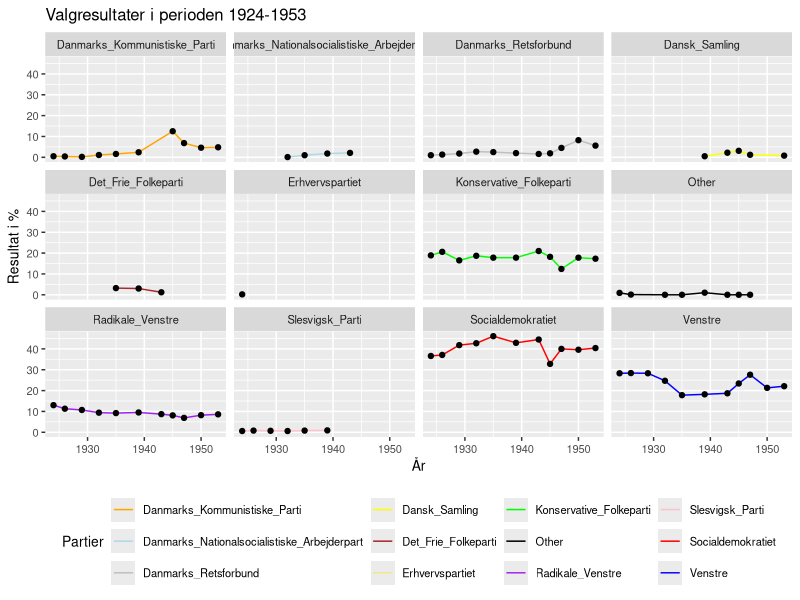
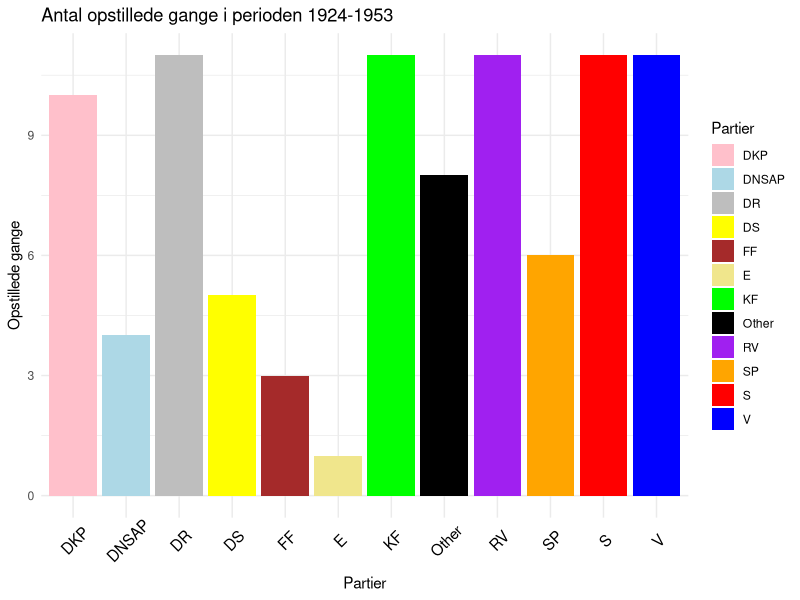
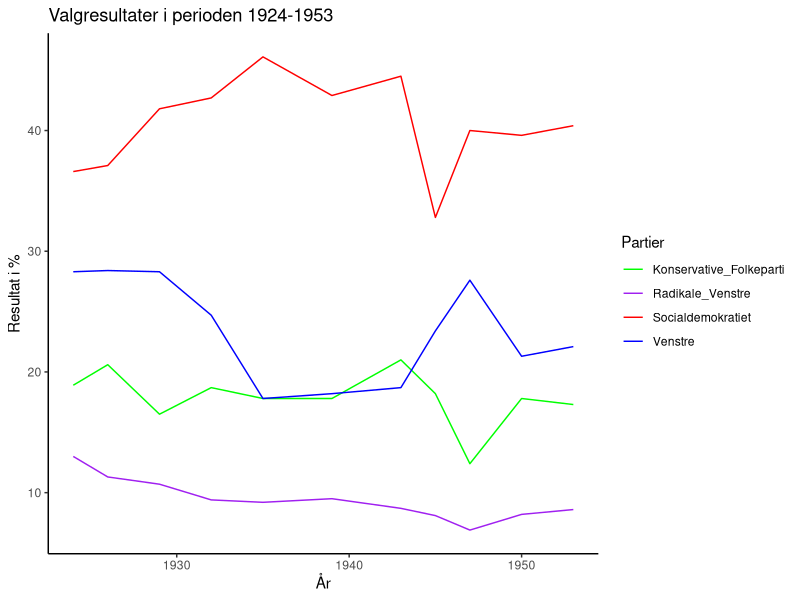
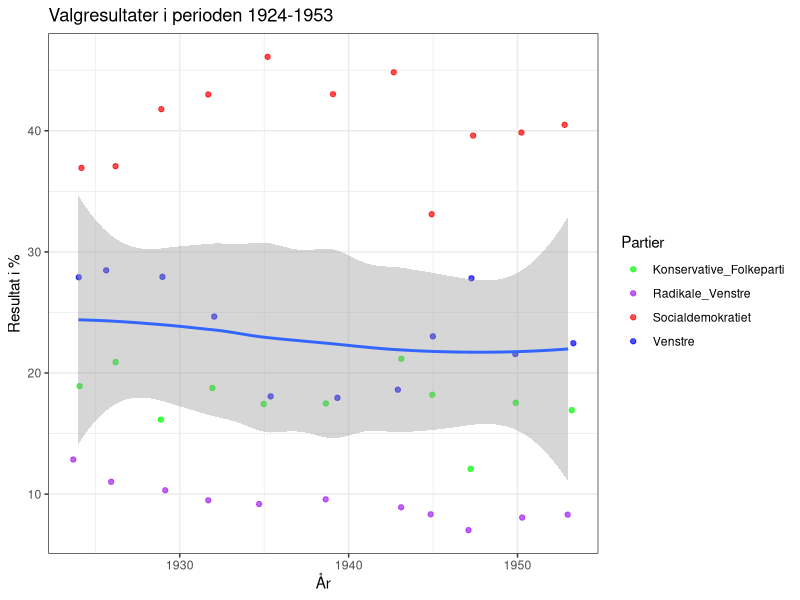
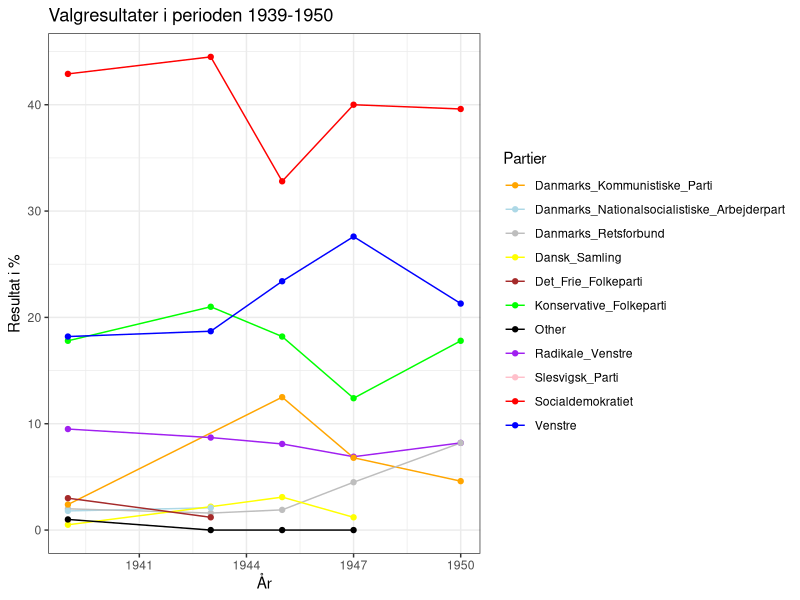
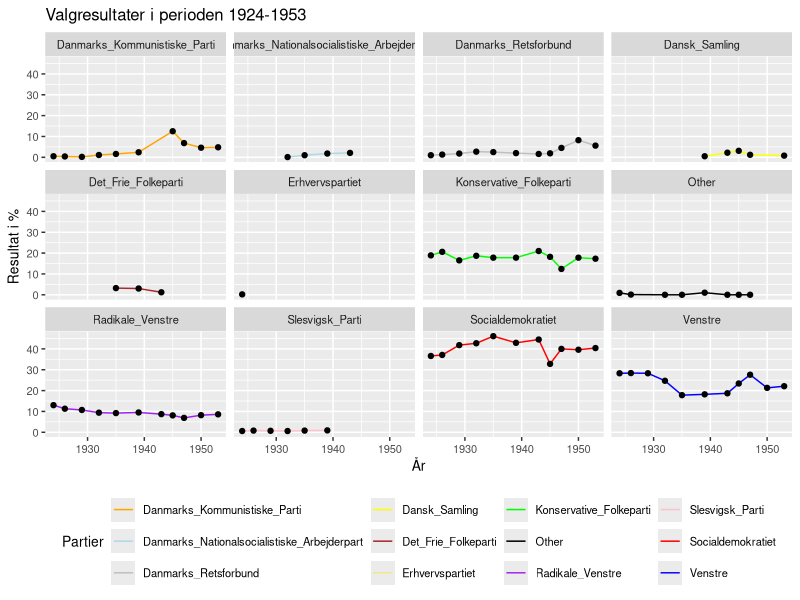
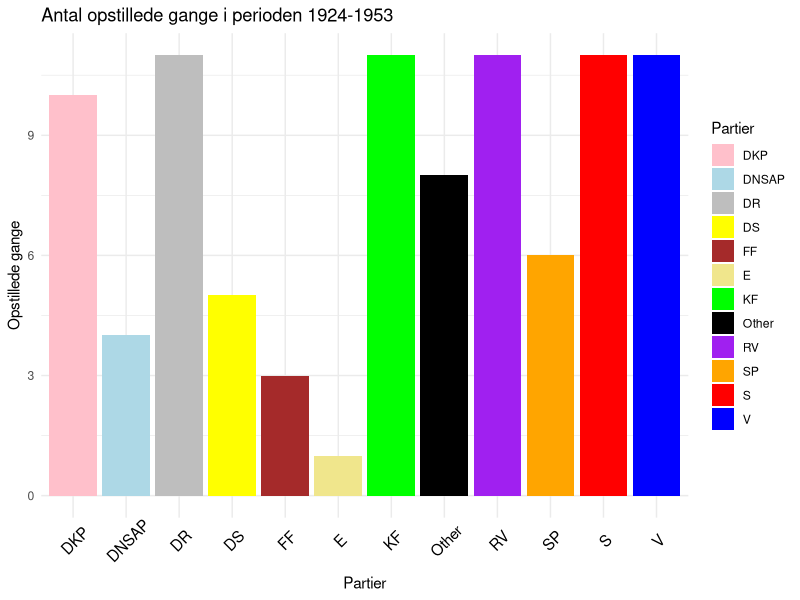
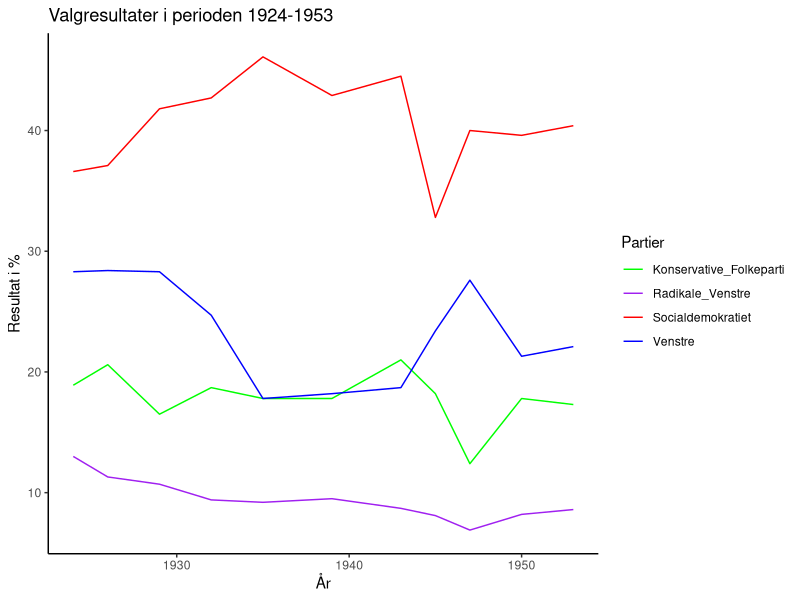

The R source for these figures, in order:
## ---- chunk 1
library(tidyverse)
library(forcats)
## ---- chunk 2
DE <- read.csv("Data/Danish elections from 1924-1953 - Ark1.csv")
## ---- chunk 3
DE_clean <- na.omit(DE)
## ---- chunk 4
DE_clean %>%
  ggplot(aes(y = Turnout_Percentage, x = Election_Year))+
  geom_line(aes(color = Political_Parties))+
  geom_point()+
  labs(title = "Valgresultater i perioden 1924-1953",
       color = "Partier",
       x = "År",
       y = "Resultat i %") +
  facet_wrap(facets = "Political_Parties",
             ncol = 4,
             nrow = 4) +
  theme(legend.position = "bottom") +
  theme(text = element_text(size = 10)) +
  scale_colour_manual(values = c("Venstre" = "blue", "Socialdemokratiet" = "red", "Radikale_Venstre" = "purple", "Konservative_Folkeparti" = "green", "Danmarks_Kommunistiske_Parti" = "orange", "Danmarks_Retsforbund" = "grey", "Det_Frie_Folkeparti" = "brown", "Slesvigsk_Parti" = "pink", "Dansk_Samling" = "yellow", "Erhvervspartiet" = "khaki", "Danmarks_Nationalsocialistiske_Arbejderpart" = "lightblue", "Other" = "black")) 
ggsave("Figur1.png")
## ---- chunk 5
kort_DE <- DE_clean
## ---- chunk 6
kort_DE$Political_Parties <- fct_recode(kort_DE$Political_Parties, "S" = "Socialdemokratiet", "RV" = "Radikale_Venstre", "KF" = "Konservative_Folkeparti", "DR" = "Danmarks_Retsforbund", "DKP" = "Danmarks_Kommunistiske_Parti", "FF" = "Det_Frie_Folkeparti", "SP" = "Slesvigsk_Parti", "V" = "Venstre", "DS" = "Dansk_Samling", "E" = "Erhvervspartiet", "DNSAP" = "Danmarks_Nationalsocialistiske_Arbejderpart")
## ---- chunk 7
kort_DE %>%
  ggplot(aes(x = Political_Parties)) +
  geom_bar(aes(fill = Political_Parties)) +
  theme_minimal() +
  labs(title = "Antal opstillede gange i perioden 1924-1953",
       fill = "Partier",
       x = "Partier",
       y = "Opstillede gange") +
  theme(axis.text.x = element_text(colour = "black", size = 11, angle = 45,
                                     hjust = 0.5, vjust = 0.7)) +
  scale_fill_manual(values = c("V" = "blue", "S" = "red", "RV" = "purple", "KF" = "green", "DKP" = "pink", "DR" = "grey", "FF" = "brown", "SP" = "orange", "DS" = "yellow", "E" = "khaki", "DNSAP" = "lightblue", "Other" = "black"))
ggsave("Figur2.png")
## ---- chunk 8
fire_store <- DE_clean %>%
  filter(Political_Parties == "Socialdemokratiet" | Political_Parties == "Venstre" | Political_Parties == "Radikale_Venstre" | Political_Parties == "Konservative_Folkeparti")

## ---- chunk 9
ggplot(data = fire_store)+
  geom_line(aes(x = Election_Year, y = Turnout_Percentage , color = Political_Parties)) +
  theme_classic() +
  labs(title = "Valgresultater i perioden 1924-1953",
       color = "Partier",
       x = "År",
       y = "Resultat i %") +
  scale_colour_manual(values = c("Venstre" = "blue", "Socialdemokratiet" = "red", "Radikale_Venstre" = "purple", "Konservative_Folkeparti" = "green"))
ggsave("Figur3.png")
## ---- chunk 10
ggplot(data = fire_store) +
    geom_jitter(aes(x = Election_Year, y = Turnout_Percentage, color = Political_Parties), alpha = 0.7, width = 0.4, height = 0.4) +
  geom_smooth(aes(x = Election_Year, y = Turnout_Percentage)) + 
  theme_bw() +
  labs(title = "Valgresultater i perioden 1924-1953",
       color = "Partier",
       x = "År",
       y = "Resultat i %") +
  scale_colour_manual(values = c("Venstre" = "blue", "Socialdemokratiet" = "red", "Radikale_Venstre" = "purple", "Konservative_Folkeparti" = "green"))
ggsave("Figur4.png")
## ---- chunk 11
Krigs_år <- DE_clean %>%
  filter(Election_Year == "1939" | Election_Year == "1943" | Election_Year == "1945" | Election_Year == "1947" | Election_Year == "1950")

## ---- chunk 12
ggplot(data = Krigs_år)+
  (aes(x = Election_Year, y = Turnout_Percentage , color = Political_Parties)) +
  labs(title = "Valgresultater i perioden 1939-1950",
       color = "Partier",
       x = "År",
       y = "Resultat i %") +
  geom_line() +
  geom_point() +
  theme_bw() +
  scale_colour_manual(values = c("Venstre" = "blue", "Socialdemokratiet" = "red", "Radikale_Venstre" = "purple", "Konservative_Folkeparti" = "green", "Danmarks_Kommunistiske_Parti" = "orange", "Danmarks_Retsforbund" = "grey", "Det_Frie_Folkeparti" = "brown", "Slesvigsk_Parti" = "pink", "Dansk_Samling" = "yellow", "Danmarks_Nationalsocialistiske_Arbejderpart" = "lightblue", "Other" = "black"))
ggsave("Figur5.png")
